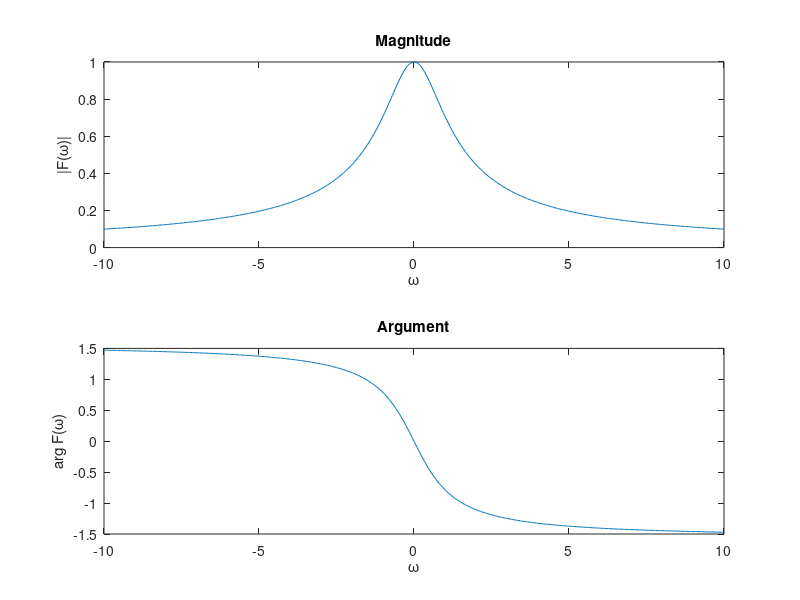

Recreate this plot in MATLAB.
w = linspace(-10, 10, 500); 
F = (1i * w + 1) .^ (-1); 

subplot(2, 1, 1); 
plot(w, abs(F));

title('Magnitude'); 
xlabel('\omega');
ylabel('|F(\omega)|'); 

subplot(2, 1, 2); 
plot(w, angle(F));

title('Argument');
xlabel('\omega');
ylabel('arg F(\omega)');
